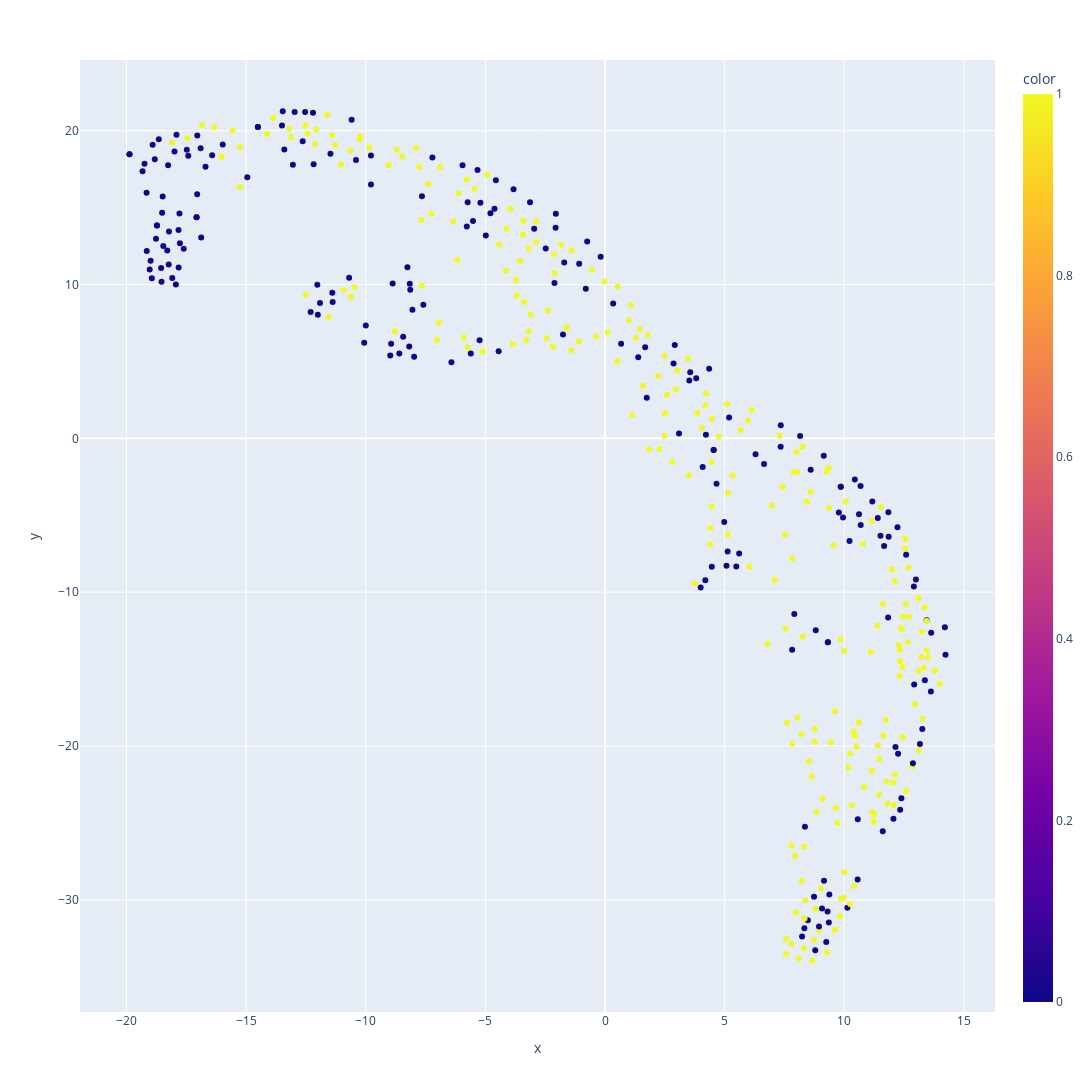

The notebook cell saved with this chart:
### Code cell
#수치형 데이터끼리 상관이 없으므로 linear사용
num_df = df[['MntMeatProducts','MntWines','MntFruits','Target']]

from sklearn.model_selection import train_test_split
train,test = train_test_split(num_df,random_state=42,train_size=0.8)
target_train = train['Target']
target_test = test['Target']

features_train = train.drop('Target',axis=1)
features_test = test.drop('Target',axis=1)

from sklearn.ensemble import RandomForestClassifier
logits = make_pipeline(StandardScaler(),RandomForestClassifier())
logits.fit(features_train,target_train)
acc = logits.score(features_test,target_test)
print(acc)

from sklearn.manifold import TSNE
import numpy as np
pred = logits.predict(features_test)
print(pred)
tsne = TSNE(n_components=2,metric='cosine',random_state=42)

feat = tsne.fit_transform(np.array(features_test))
fig = px.scatter(x = feat[:,0],y = feat[:,1],color=pred,width=1200, height=1200) #tsne 그려줌
fig.show()

### Figure 1 — Plotly figure (JSON) as saved in the notebook; plotly's stock layout.template omitted (floating-point values rounded to 4 significant figures; data arrays with more than 128 entries replaced by an {"elided": "..."} marker saying what was removed)
{"data": [{"hovertemplate": "x=%{x}<br>y=%{y}<br>color=%{marker.color}<extra></extra>", "legendgroup": "", "marker": {"color": {"elided": "448 int values"}, "coloraxis": "coloraxis", "symbol": "circle"}, "mode": "markers", "name": "", "orientation": "v", "showlegend": false, "type": "scatter", "x": {"elided": "448 float values"}, "xaxis": "x", "y": {"elided": "448 float values"}, "yaxis": "y"}], "layout": {"coloraxis": {"colorbar": {"title": {"text": "color"}}, "colorscale": [[0, "#0d0887"], [0.1111, "#46039f"], [0.2222, "#7201a8"], [0.3333, "#9c179e"], [0.4444, "#bd3786"], [0.5556, "#d8576b"], [0.6667, "#ed7953"], [0.7778, "#fb9f3a"], [0.8889, "#fdca26"], [1, "#f0f921"]]}, "height": 1200, "legend": {"tracegroupgap": 0}, "margin": {"t": 60}, "width": 1200, "xaxis": {"anchor": "y", "domain": [0, 1], "title": {"text": "x"}}, "yaxis": {"anchor": "x", "domain": [0, 1], "title": {"text": "y"}}}}
